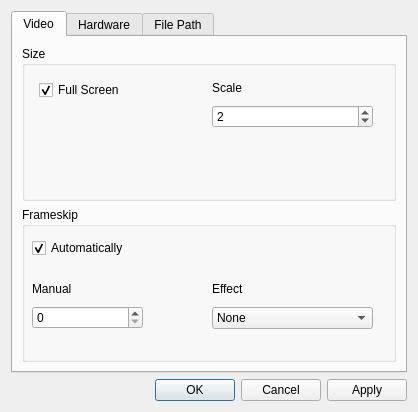
<?xml version="1.0" encoding="UTF-8"?>
<ui version="4.0">
 <class>Dialog</class>
 <widget class="QDialog" name="Dialog">
  <property name="geometry">
   <rect>
    <x>0</x>
    <y>0</y>
    <width>418</width>
    <height>412</height>
   </rect>
  </property>
  <property name="windowTitle">
   <string>Dialog</string>
  </property>
  <layout class="QGridLayout" name="gridLayout_2">
   <item row="1" column="0">
    <widget class="QDialogButtonBox" name="buttonBox">
     <property name="orientation">
      <enum>Qt::Horizontal</enum>
     </property>
     <property name="standardButtons">
      <set>QDialogButtonBox::Apply|QDialogButtonBox::Cancel|QDialogButtonBox::Ok</set>
     </property>
    </widget>
   </item>
   <item row="0" column="0">
    <widget class="QTabWidget" name="tabWidget">
     <property name="currentIndex">
      <number>0</number>
     </property>
     <widget class="QWidget" name="tabVideo">
      <attribute name="title">
       <string>Video</string>
      </attribute>
      <layout class="QVBoxLayout" name="verticalLayout">
       <item>
        <widget class="QGroupBox" name="groupBox">
         <property name="title">
          <string>Size</string>
         </property>
         <property name="flat">
          <bool>false</bool>
         </property>
         <property name="checkable">
          <bool>false</bool>
         </property>
         <widget class="QCheckBox" name="checkBox">
          <property name="geometry">
           <rect>
            <x>17</x>
            <y>33</y>
            <width>102</width>
            <height>22</height>
           </rect>
          </property>
          <property name="text">
           <string>Full Screen</string>
          </property>
          <property name="checked">
           <bool>true</bool>
          </property>
         </widget>
         <widget class="QWidget" name="">
          <property name="geometry">
           <rect>
            <x>190</x>
            <y>30</y>
            <width>161</width>
            <height>52</height>
           </rect>
          </property>
          <layout class="QVBoxLayout" name="verticalLayout_2">
           <item>
            <widget class="QLabel" name="label">
             <property name="text">
              <string>Scale</string>
             </property>
            </widget>
           </item>
           <item>
            <widget class="QSpinBox" name="spinBox">
             <property name="value">
              <number>2</number>
             </property>
            </widget>
           </item>
          </layout>
         </widget>
         <zorder>checkBox</zorder>
         <zorder>label</zorder>
         <zorder>groupBox_2</zorder>
         <zorder>spinBox</zorder>
        </widget>
       </item>
       <item>
        <widget class="QGroupBox" name="groupBox_2">
         <property name="title">
          <string>Frameskip</string>
         </property>
         <widget class="QCheckBox" name="checkBox_2">
          <property name="geometry">
           <rect>
            <x>10</x>
            <y>30</y>
            <width>125</width>
            <height>22</height>
           </rect>
          </property>
          <property name="text">
           <string>Automatically</string>
          </property>
          <property name="checked">
           <bool>true</bool>
          </property>
         </widget>
         <widget class="QWidget" name="">
          <property name="geometry">
           <rect>
            <x>190</x>
            <y>70</y>
            <width>161</width>
            <height>52</height>
           </rect>
          </property>
          <layout class="QVBoxLayout" name="verticalLayout_3">
           <item>
            <widget class="QLabel" name="label_3">
             <property name="text">
              <string>Effect</string>
             </property>
            </widget>
           </item>
           <item>
            <widget class="QComboBox" name="comboBox">
             <item>
              <property name="text">
               <string>None</string>
              </property>
             </item>
             <item>
              <property name="text">
               <string>Scan2</string>
              </property>
             </item>
             <item>
              <property name="text">
               <string>Scan3</string>
              </property>
             </item>
             <item>
              <property name="text">
               <string>Scale2x</string>
              </property>
             </item>
             <item>
              <property name="text">
               <string>Rgbscan</string>
              </property>
             </item>
             <item>
              <property name="text">
               <string>Rgbstripe</string>
              </property>
             </item>
            </widget>
           </item>
          </layout>
         </widget>
         <widget class="QWidget" name="">
          <property name="geometry">
           <rect>
            <x>10</x>
            <y>70</y>
            <width>111</width>
            <height>52</height>
           </rect>
          </property>
          <layout class="QVBoxLayout" name="verticalLayout_4">
           <item>
            <widget class="QLabel" name="label_2">
             <property name="text">
              <string>Manual</string>
             </property>
            </widget>
           </item>
           <item>
            <widget class="QSpinBox" name="spinBox_2"/>
           </item>
          </layout>
         </widget>
         <zorder>checkBox_2</zorder>
         <zorder>spinBox_2</zorder>
         <zorder>comboBox</zorder>
         <zorder>label_2</zorder>
         <zorder>label_3</zorder>
         <zorder></zorder>
         <zorder>label_3</zorder>
        </widget>
       </item>
      </layout>
     </widget>
     <widget class="QWidget" name="tabHardware">
      <attribute name="title">
       <string>Hardware</string>
      </attribute>
      <layout class="QGridLayout" name="gridLayout_4">
       <item row="0" column="0">
        <widget class="QCheckBox" name="checkBox_3">
         <property name="text">
          <string>Hardware Speed</string>
         </property>
         <property name="checked">
          <bool>true</bool>
         </property>
        </widget>
       </item>
       <item row="1" column="0">
        <widget class="QCheckBox" name="checkBox_4">
         <property name="text">
          <string>Processor Speed</string>
         </property>
         <property name="checked">
          <bool>true</bool>
         </property>
        </widget>
       </item>
       <item row="2" column="0">
        <widget class="QCheckBox" name="checkBox_5">
         <property name="text">
          <string>Joystick</string>
         </property>
         <property name="checked">
          <bool>true</bool>
         </property>
        </widget>
       </item>
       <item row="3" column="0">
        <widget class="QCheckBox" name="checkBox_6">
         <property name="text">
          <string>Game Information</string>
         </property>
         <property name="checked">
          <bool>true</bool>
         </property>
        </widget>
       </item>
      </layout>
     </widget>
     <widget class="QWidget" name="tabPath">
      <attribute name="title">
       <string>File Path</string>
      </attribute>
      <layout class="QGridLayout" name="gridLayout">
       <item row="0" column="0">
        <widget class="QLabel" name="label_4">
         <property name="text">
          <string>Mame Binary</string>
         </property>
        </widget>
       </item>
       <item row="1" column="0">
        <widget class="QLineEdit" name="lineEdit"/>
       </item>
       <item row="1" column="1">
        <widget class="QToolButton" name="toolButton">
         <property name="text">
          <string>...</string>
         </property>
        </widget>
       </item>
       <item row="2" column="0">
        <widget class="QLabel" name="label_5">
         <property name="text">
          <string>Roms</string>
         </property>
        </widget>
       </item>
       <item row="3" column="0">
        <widget class="QLineEdit" name="lineEdit_2"/>
       </item>
       <item row="3" column="1">
        <widget class="QToolButton" name="toolButton_2">
         <property name="text">
          <string>...</string>
         </property>
        </widget>
       </item>
       <item row="4" column="0">
        <widget class="QLabel" name="label_6">
         <property name="text">
          <string>Snap</string>
         </property>
        </widget>
       </item>
       <item row="5" column="0">
        <widget class="QLineEdit" name="lineEdit_3"/>
       </item>
       <item row="5" column="1">
        <widget class="QToolButton" name="toolButton_3">
         <property name="text">
          <string>...</string>
         </property>
        </widget>
       </item>
       <item row="6" column="0">
        <widget class="QLabel" name="label_7">
         <property name="text">
          <string>Video</string>
         </property>
        </widget>
       </item>
       <item row="7" column="0">
        <widget class="QLineEdit" name="lineEdit_4"/>
       </item>
       <item row="7" column="1">
        <widget class="QToolButton" name="toolButton_4">
         <property name="text">
          <string>...</string>
         </property>
        </widget>
       </item>
      </layout>
     </widget>
    </widget>
   </item>
  </layout>
 </widget>
 <resources/>
 <connections>
  <connection>
   <sender>buttonBox</sender>
   <signal>accepted()</signal>
   <receiver>Dialog</receiver>
   <slot>accept()</slot>
   <hints>
    <hint type="sourcelabel">
     <x>248</x>
     <y>254</y>
    </hint>
    <hint type="destinationlabel">
     <x>157</x>
     <y>274</y>
    </hint>
   </hints>
  </connection>
  <connection>
   <sender>buttonBox</sender>
   <signal>rejected()</signal>
   <receiver>Dialog</receiver>
   <slot>reject()</slot>
   <hints>
    <hint type="sourcelabel">
     <x>316</x>
     <y>260</y>
    </hint>
    <hint type="destinationlabel">
     <x>286</x>
     <y>274</y>
    </hint>
   </hints>
  </connection>
 </connections>
</ui>
